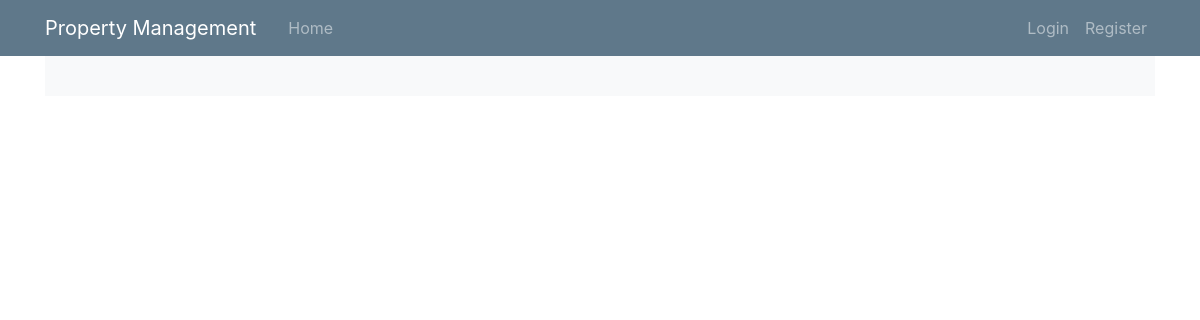
Before: / with the older database file.
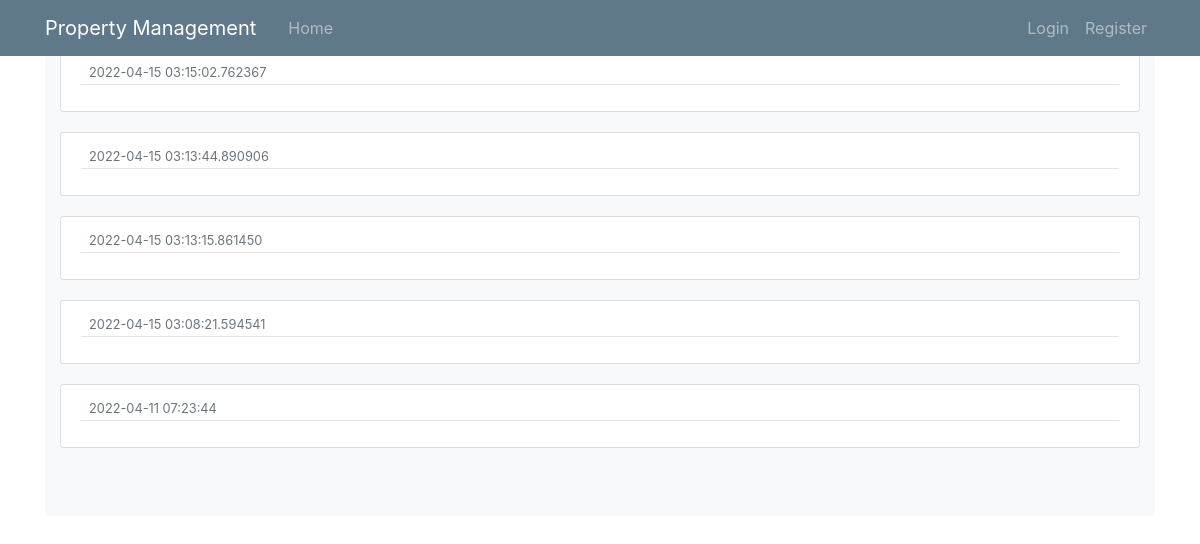
After: the same page with the newer database file.
### app.py (models this page shows, shortened)
class Post(db.Model):
    id = db.Column(db.Integer, primary_key=True)
    title = db.Column(db.String(100), nullable=False)
    date_posted = db.Column(db.DateTime, nullable=False, default=datetime.utcnow)
    content = db.Column(db.Text, nullable=False)
    user_id = db.Column(db.Integer, db.ForeignKey('user.id'), nullable=False)

### app.py (the view)
@app.route('/',methods=['GET','POST'])
def home():
    posts = Post.query.order_by(Post.date_posted.desc()).all()
    return render_template('home.html', posts=posts)

### templates/home.html (shortened to what this page needs)
<!doctype html>
<html>
  <head>
    <link rel="stylesheet" type = "text/css" href="{{url_for('static', filename='css/main.css')}}">
    <link rel="stylesheet" href="https://cdn.jsdelivr.net/npm/bootstrap@4.0.0/dist/css/bootstrap.min.css">
  </head>
<body>
  <header class="site-header">
    <nav class="navbar navbar-expand-md navbar-dark bg-steel fixed-top">
      <div class="container">
        <a class="navbar-brand mr-4" href="/">Property Management</a>
        <div class="collapse navbar-collapse" id="navbarToggle">
          <div class="navbar-nav mr-auto">
            <a class="nav-item nav-link" href="/">Home</a>
          </div>
          <div class="navbar-nav">
            {% if current_user.is_authenticated %}
            <a class="nav-item nav-link" href="{{ url_for('new_post') }}">New Post</a>
            <a class="nav-item nav-link" href="{{ url_for('logout') }}">Logout</a>
          {% else %}
            <a class="nav-item nav-link" href="{{ url_for('login') }}">Login</a>
            <a class="nav-item nav-link" href="{{ url_for('register') }}">Register</a>
          {% endif %}
          </div>
        </div>
      </div>
    </nav>
  </header>
  <main role="main" class="container">
  <div class="album py-5 bg-light .mt-100">
    <div class="container .mt-100">
      {% for post in posts %}
        <article class="media content-section">
          <div class="media-body">
            <div class="article-metadata">
              <small class="text-muted">{{ post.date_posted }}</small>
            </div>
          </div>
        </article>
      {% endfor %}
    </div>
  </div>
</body>
</html>

### static/css/main.css (style rules this page uses)
body { background: #fafafa; color: #333333; margin-top: 5rem; }
.bg-steel { background-color: #5f788a; }
.site-header .navbar-nav .nav-link { color: #cbd5db; }
.content-section { background: #ffffff; padding: 10px 20px; border: 1px solid #dddddd; border-radius: 3px; margin-bottom: 20px; }
.article-metadata { padding-bottom: 1px; margin-bottom: 4px; border-bottom: 1px solid #e3e3e3 }

Changed rows visible on the page:
added Post: date_posted "2022-04-15 03:15:02.762367"
added Post: date_posted "2022-04-15 03:13:44.890906"
added Post: date_posted "2022-04-15 03:13:15.861450"
added Post: date_posted "2022-04-15 03:08:21.594541"
added Post: date_posted "2022-04-11 07:23:44"
